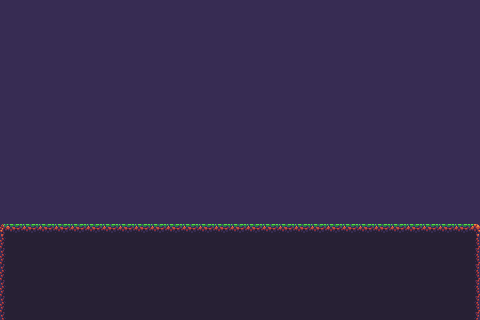

A 2D game scene composited from a Tiled map and its tileset images. What follows is a short description and the map's XML, with every tile layer's data as written:
An orthogonal 30x20 tile map with 16x16 px tiles, 3 tile layers (Warstwa Kafelków 3, Warstwa Kafelków 1, Warstwa Kafelków 2).

<map version="1.10" tiledversion="1.11.2" orientation="orthogonal" renderorder="right-down" width="30" height="20" tilewidth="16" tileheight="16" infinite="0" nextlayerid="4" nextobjectid="1">
 <editorsettings>
  <export target="test_map3.lua" format="lua" />
 </editorsettings>
 <tileset firstgid="1" name="sheet" tilewidth="16" tileheight="16" tilecount="136" columns="17">
  <image source="sheet.png" width="272" height="128" />
 </tileset>
 <layer id="3" name="Warstwa Kafelków 3" width="30" height="20">
  <data encoding="csv">
98,98,98,98,98,98,98,98,98,98,98,98,98,98,98,98,98,98,98,98,98,98,98,98,98,98,98,98,98,98,
98,98,98,98,98,98,98,98,98,98,98,98,98,98,98,98,98,98,98,98,98,98,98,98,98,98,98,98,98,98,
98,98,98,98,98,98,98,98,98,98,98,98,98,98,98,98,98,98,98,98,98,98,98,98,98,98,98,98,98,98,
98,98,98,98,98,98,98,98,98,98,98,98,98,98,98,98,98,98,98,98,98,98,98,98,98,98,98,98,98,98,
98,98,98,98,98,98,98,98,98,98,98,98,98,98,98,98,98,98,98,98,98,98,98,98,98,98,98,98,98,98,
98,98,98,98,98,98,98,98,98,98,98,98,98,98,98,98,98,98,98,98,98,98,98,98,98,98,98,98,98,98,
98,98,98,98,98,98,98,98,98,98,98,98,98,98,98,98,98,98,98,98,98,98,98,98,98,98,98,98,98,98,
98,98,98,98,98,98,98,98,98,98,98,98,98,98,98,98,98,98,98,98,98,98,98,98,98,98,98,98,98,98,
98,98,98,98,98,98,98,98,98,98,98,98,98,98,98,98,98,98,98,98,98,98,98,98,98,98,98,98,98,98,
98,98,98,98,98,98,98,98,98,98,98,98,98,98,98,98,98,98,98,98,98,98,98,98,98,98,98,98,98,98,
98,98,98,98,98,98,98,98,98,98,98,98,98,98,98,98,98,98,98,98,98,98,98,98,98,98,98,98,98,98,
98,98,98,98,98,98,98,98,98,98,98,98,98,98,98,98,98,98,98,98,98,98,98,98,98,98,98,98,98,98,
98,98,98,98,98,98,98,98,98,98,98,98,98,98,98,98,98,98,98,98,98,98,98,98,98,98,98,98,98,98,
98,98,98,98,98,98,98,98,98,98,98,98,98,98,98,98,98,98,98,98,98,98,98,98,98,98,98,98,98,98,
98,98,98,98,98,98,98,98,98,98,98,98,98,98,98,98,98,98,98,98,98,98,98,98,98,98,98,98,98,98,
98,98,98,98,98,98,98,98,98,98,98,98,98,98,98,98,98,98,98,98,98,98,98,98,98,98,98,98,98,98,
98,98,98,98,98,98,98,98,98,98,98,98,98,98,98,98,98,98,98,98,98,98,98,98,98,98,98,98,98,98,
98,98,98,98,98,98,98,98,98,98,98,98,98,98,98,98,98,98,98,98,98,98,98,98,98,98,98,98,98,98,
98,98,98,98,98,98,98,98,98,98,98,98,98,98,98,98,98,98,98,98,98,98,98,98,98,98,98,98,98,98,
98,98,98,98,98,98,98,98,98,98,98,98,98,98,98,98,98,98,98,98,98,98,98,98,98,98,98,98,98,98
</data>
 </layer>
 <layer id="1" name="Warstwa Kafelków 1" width="30" height="20">
  <data encoding="csv">
0,0,0,0,0,0,0,0,0,0,0,0,0,0,0,0,0,0,0,0,0,0,0,0,0,0,0,0,0,0,
0,0,0,0,0,0,0,0,0,0,0,0,0,0,0,0,0,0,0,0,0,0,0,0,0,0,0,0,0,0,
0,0,0,0,0,0,0,0,0,0,0,0,0,0,0,0,0,0,0,0,0,0,0,0,0,0,0,0,0,0,
0,0,0,0,0,0,0,0,0,0,0,0,0,0,0,0,0,0,0,0,0,0,0,0,0,0,0,0,0,0,
0,0,0,0,0,0,0,0,0,0,0,0,0,0,0,0,0,0,0,0,0,0,0,0,0,0,0,0,0,0,
0,0,0,0,0,0,0,0,0,0,0,0,0,0,0,0,0,0,0,0,0,0,0,0,0,0,0,0,0,0,
0,0,0,0,0,0,0,0,0,0,0,0,0,0,0,0,0,0,0,0,0,0,0,0,0,0,0,0,0,0,
0,0,0,0,0,0,0,0,0,0,0,0,0,0,0,0,0,0,0,0,0,0,0,0,0,0,0,0,0,0,
0,0,0,0,0,0,0,0,0,0,0,0,0,0,0,0,0,0,0,0,0,0,0,0,0,0,0,0,0,0,
0,0,0,0,0,0,0,0,0,0,0,0,0,0,0,26,9,9,9,9,27,0,0,0,0,0,0,0,0,0,
0,0,0,0,0,0,0,0,0,0,0,0,0,0,0,28,29,29,29,29,30,0,0,0,0,0,0,0,0,0,
0,0,0,0,0,0,0,0,0,0,0,0,0,0,0,28,29,29,29,29,30,0,0,0,0,0,0,0,0,0,
0,0,0,0,0,0,0,0,0,0,0,0,0,0,0,28,29,29,29,29,30,0,0,0,0,0,0,0,0,0,
0,0,0,0,0,0,0,0,0,0,0,0,0,0,0,28,29,29,29,29,30,0,0,0,0,0,0,0,0,0,
26,9,9,9,9,9,9,9,9,9,9,9,9,9,9,9,9,9,9,9,9,9,9,9,9,9,9,9,9,27,
28,29,29,29,29,29,29,29,29,29,29,29,29,29,29,29,29,29,29,29,29,29,29,29,29,29,29,29,29,30,
28,29,29,29,29,29,29,29,29,29,29,29,29,29,29,29,29,29,29,29,29,29,29,29,29,29,29,29,29,30,
28,29,29,29,29,29,29,29,29,29,29,29,29,29,29,29,29,29,29,29,29,29,29,29,29,29,29,29,29,30,
28,29,29,29,29,29,29,29,29,29,29,29,29,29,29,29,29,29,29,29,29,29,29,29,29,29,29,29,29,30,
28,29,29,29,29,29,29,29,29,29,29,29,29,29,29,29,29,29,29,29,29,29,29,29,29,29,29,29,29,30
</data>
 </layer>
 <layer id="2" name="Warstwa Kafelków 2" width="30" height="20">
  <data encoding="csv">
0,0,0,0,0,0,0,0,0,0,0,0,0,0,0,0,0,0,0,0,0,0,0,0,0,0,0,0,0,0,
0,0,0,0,0,0,0,0,0,0,0,0,0,0,0,0,0,0,0,0,0,0,0,0,0,0,0,0,0,0,
0,0,0,0,0,0,0,0,0,0,0,0,0,0,0,0,0,0,0,0,0,0,0,0,0,0,0,0,0,0,
0,0,0,0,0,0,0,0,0,0,0,0,0,0,0,0,0,0,0,0,0,0,0,0,0,0,0,0,0,0,
0,0,0,0,0,0,0,0,0,0,0,0,0,0,0,0,0,0,0,0,0,0,0,0,0,0,0,0,0,0,
0,0,0,0,0,0,0,0,0,0,0,0,0,0,0,0,0,0,0,0,0,0,0,0,0,0,0,0,0,0,
0,0,0,0,0,0,0,0,0,0,0,0,0,0,0,0,0,0,0,0,0,0,0,0,0,0,0,0,0,0,
0,0,0,0,0,0,0,0,0,0,0,0,0,0,0,0,0,0,0,0,0,0,0,0,0,0,0,0,0,0,
0,0,0,0,0,0,0,0,0,0,0,0,0,0,0,0,0,0,0,0,0,0,0,0,0,0,0,0,0,0,
0,0,0,0,0,0,0,0,0,0,0,0,0,0,0,98,98,98,98,98,98,0,0,0,0,0,0,0,0,0,
0,0,0,0,0,0,0,0,0,0,0,0,0,0,0,98,98,98,98,98,98,0,0,0,0,0,0,0,0,0,
0,0,0,0,0,0,0,0,0,0,0,0,0,0,0,98,98,98,98,98,98,0,0,0,0,0,0,0,0,0,
0,0,0,0,0,0,0,0,0,0,0,0,0,0,0,98,98,98,98,98,98,0,0,0,0,0,0,0,0,0,
0,0,0,0,0,0,0,0,0,0,0,98,0,0,0,98,98,98,98,98,98,98,98,98,0,0,0,0,0,0,
0,0,0,0,0,0,0,0,0,0,0,0,0,0,0,0,0,0,0,0,0,0,0,0,0,0,0,0,0,0,
0,0,0,0,0,0,0,0,0,0,0,0,0,0,0,0,0,0,0,0,0,0,0,0,0,0,0,0,0,0,
0,0,0,0,0,0,0,0,0,0,0,0,0,0,0,0,0,0,0,0,0,0,0,0,0,0,0,0,0,0,
0,0,0,0,0,0,0,0,0,0,0,0,0,0,0,0,0,0,0,0,0,0,0,0,0,0,0,0,0,0,
0,0,0,0,0,0,0,0,0,0,0,0,0,0,0,0,0,0,0,0,0,0,0,0,0,0,0,0,0,0,
0,0,0,0,0,0,0,0,0,0,0,0,0,0,0,0,0,0,0,0,0,0,0,0,0,0,0,0,0,0
</data>
 </layer>
</map>
